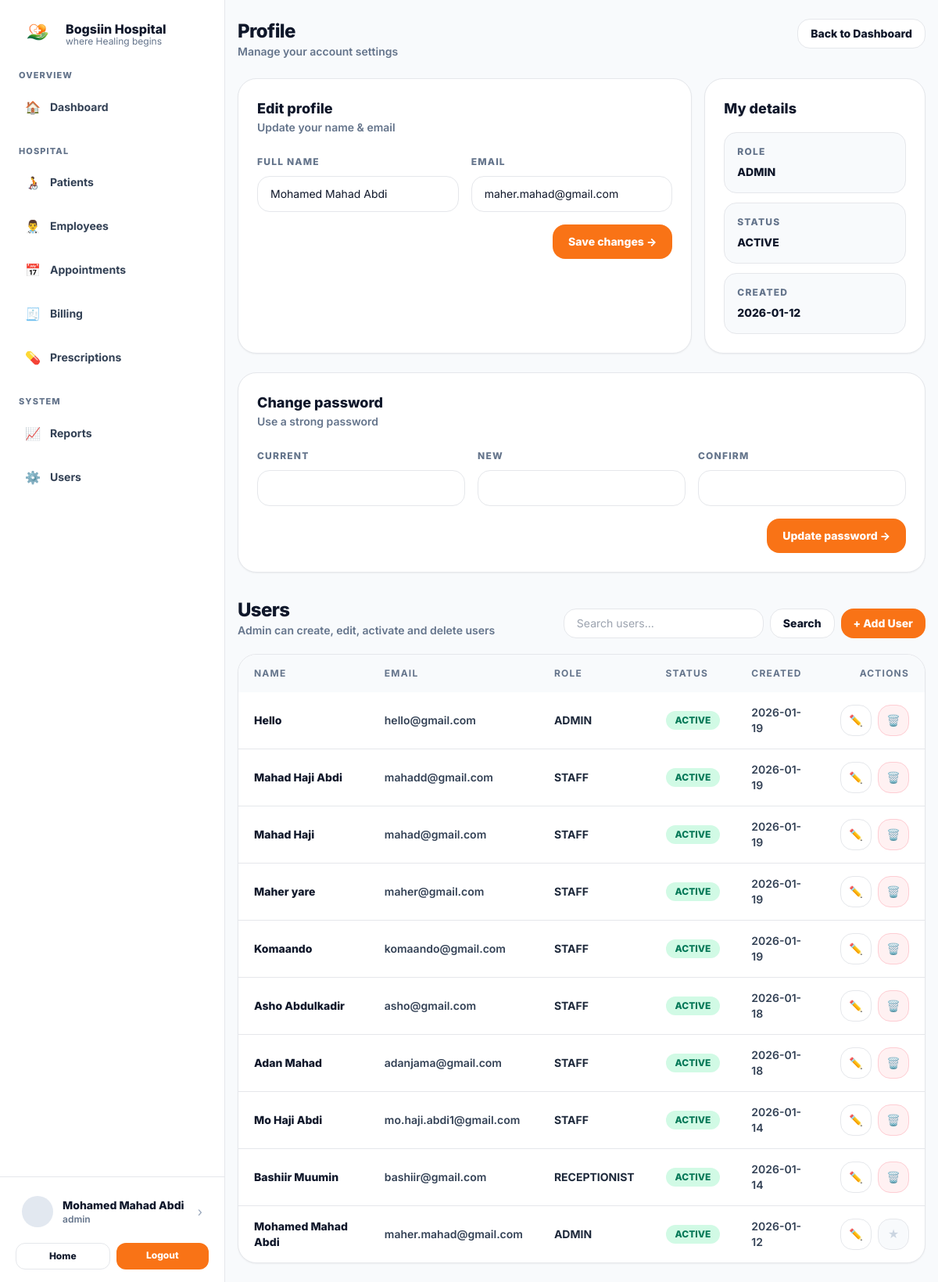
The app's page /profile.php (signed in) with its own data.
### tables this page shows
CREATE TABLE `users` (
  `id` int(11) NOT NULL,
  `full_name` varchar(120) NOT NULL,
  `email` varchar(160) NOT NULL,
  `password_hash` varchar(255) NOT NULL,
  `role` enum('ADMIN','RECEPTIONIST','STAFF') NOT NULL DEFAULT 'STAFF',
  `is_active` tinyint(1) NOT NULL DEFAULT 1,
  `created_at` timestamp NOT NULL DEFAULT current_timestamp()
);

### profile.php (the view, shortened to what this page needs)
<?php
require_once __DIR__ . "/includes/db.php";
function h($s){ return htmlspecialchars((string)$s, ENT_QUOTES, 'UTF-8'); }
$me = $_SESSION["user"];
$myId = (int)$me["id"];
$myRole = $me["role"] ?? "STAFF";
$stmt = $pdo->prepare("SELECT id, full_name, email, role, is_active, created_at FROM users WHERE id=? LIMIT 1");
$stmt->execute([$myId]);
$meDb = $stmt->fetch();
$adminUsers = [];
$uq = trim($_GET["uq"] ?? "");
if ($myRole === "ADMIN") {
  $w = "";
  $p = [];
  $stmt = $pdo->prepare("SELECT id, full_name, email, role, is_active, created_at FROM users $w ORDER BY created_at DESC LIMIT 300");
  $stmt->execute($p);
  $adminUsers = $stmt->fetchAll() ?: [];
}
include_once __DIR__ . "/includes/header.php";
?>
 <div class="min-h-screen bg-slate-50 md:pl-72">
<div class="md:flex min-h-screen">
  <?php include __DIR__ . "/includes/sidebar.php"; ?>
  <div class="flex-1">
    <div class="mx-auto max-w-6xl px-4 py-6">
      <div class="flex flex-col gap-4 md:flex-row md:items-start md:justify-between">
        <div>
          <div class="text-2xl font-extrabold tracking-tight">Profile</div>
          <div class="text-sm font-semibold text-slate-500">Manage your account settings</div>
        </div>
        <a href="/hospital/dashboard.php" class="rounded-2xl border bg-white px-4 py-2 text-sm font-extrabold hover:bg-slate-50">
          Back to Dashboard
        </a>
      </div>
      <section class="mt-6 grid gap-4 lg:grid-cols-3">
        <div class="lg:col-span-2 rounded-3xl border bg-white p-6 shadow-sm">
          <div class="font-extrabold text-lg">Edit profile</div>
          <div class="text-sm font-semibold text-slate-500">Update your name & email</div>
          <form method="POST" class="mt-5 grid gap-4">
            <div class="grid gap-4 md:grid-cols-2">
              <div>
                <label class="text-xs font-extrabold tracking-widest text-slate-500">FULL NAME</label>
                <input name="full_name" value="<?php echo h($meDb["full_name"]); ?>"
                  class="mt-2 w-full rounded-2xl border bg-white px-4 py-3 text-sm outline-none">
              </div>
              <div>
                <label class="text-xs font-extrabold tracking-widest text-slate-500">EMAIL</label>
                <input type="email" name="email" value="<?php echo h($meDb["email"]); ?>"
                  class="mt-2 w-full rounded-2xl border bg-white px-4 py-3 text-sm outline-none">
              </div>
            </div>
            <div class="flex justify-end">
              <button class="rounded-2xl bg-orange-500 px-5 py-3 text-sm font-extrabold text-white hover:bg-orange-600" type="submit">
                Save changes →
              </button>
            </div>
          </form>
        </div>
        <div class="rounded-3xl border bg-white p-6 shadow-sm">
          <div class="font-extrabold text-lg">My details</div>
          <div class="mt-4 space-y-3 text-sm">
            <div class="rounded-2xl border bg-slate-50 p-4">
              <div class="text-xs font-extrabold tracking-widest text-slate-500">ROLE</div>
              <div class="mt-2 font-extrabold text-slate-900"><?php echo h($meDb["role"]); ?></div>
            </div>
            <div class="rounded-2xl border bg-slate-50 p-4">
              <div class="text-xs font-extrabold tracking-widest text-slate-500">STATUS</div>
              <div class="mt-2 font-extrabold text-slate-900"><?php echo ((int)$meDb["is_active"]===1) ? "ACTIVE" : "DISABLED"; ?></div>
            </div>
            <div class="rounded-2xl border bg-slate-50 p-4">
              <div class="text-xs font-extrabold tracking-widest text-slate-500">CREATED</div>
              <div class="mt-2 font-extrabold text-slate-900"><?php echo h(date("Y-m-d", strtotime($meDb["created_at"]))); ?></div>
            </div>
          </div>
        </div>
      </section>
      <section class="mt-6 rounded-3xl border bg-white p-6 shadow-sm">
        <div class="font-extrabold text-lg">Change password</div>
        <div class="text-sm font-semibold text-slate-500">Use a strong password</div>
        <form method="POST" class="mt-5 grid gap-4 md:grid-cols-3">
          <div>
            <label class="text-xs font-extrabold tracking-widest text-slate-500">CURRENT</label>
            <input type="password" name="current_password"
              class="mt-2 w-full rounded-2xl border bg-white px-4 py-3 text-sm outline-none" />
          </div>
          <div>
            <label class="text-xs font-extrabold tracking-widest text-slate-500">NEW</label>
            <input type="password" name="new_password"
              class="mt-2 w-full rounded-2xl border bg-white px-4 py-3 text-sm outline-none" />
          </div>
          <div>
            <label class="text-xs font-extrabold tracking-widest text-slate-500">CONFIRM</label>
            <input type="password" name="confirm_password"
              class="mt-2 w-full rounded-2xl border bg-white px-4 py-3 text-sm outline-none" />
          </div>
          <div class="md:col-span-3 flex justify-end">
            <button class="rounded-2xl bg-orange-500 px-5 py-3 text-sm font-extrabold text-white hover:bg-orange-600" type="submit">
              Update password →
            </button>
          </div>
        </form>
      </section>
      <?php if ($myRole === "ADMIN"): ?>
        <section class="mt-8">
          <div class="flex flex-col gap-3 md:flex-row md:items-end md:justify-between">
            <div>
              <div class="text-2xl font-extrabold tracking-tight">Users</div>
              <div class="text-sm font-semibold text-slate-500">Admin can create, edit, activate and delete users</div>
            </div>
            <div class="flex gap-2">
              <form method="GET" class="flex gap-2">
                <input name="uq" value="<?php echo h($uq); ?>"
                  class="w-64 rounded-2xl border bg-white px-4 py-2 text-sm outline-none"
                  placeholder="Search users..." />
                <button class="rounded-2xl border bg-white px-4 py-2 text-sm font-extrabold hover:bg-slate-50" type="submit">
                  Search
                </button>
              </form>
              <button id="openUserModal"
                class="rounded-2xl bg-orange-500 px-4 py-2 text-sm font-extrabold text-white hover:bg-orange-600">
                + Add User
              </button>
            </div>
          </div>
          <div class="mt-5 rounded-3xl border bg-white shadow-sm overflow-hidden">
            <div class="overflow-x-auto">
              <table class="w-full text-left text-sm">
                <thead class="bg-slate-50 text-xs font-extrabold tracking-widest text-slate-500">
                  <tr>
                    <th class="px-5 py-4">NAME</th>
                    <th class="px-5 py-4">EMAIL</th>
                    <th class="px-5 py-4">ROLE</th>
                    <th class="px-5 py-4">STATUS</th>
                    <th class="px-5 py-4">CREATED</th>
                    <th class="px-5 py-4 text-right">ACTIONS</th>
                  </tr>
                </thead>
                <tbody class="divide-y">
                  <?php if (!$adminUsers): ?>
                    <tr><td colspan="6" class="px-5 py-10 text-center text-slate-500 font-semibold">No users found.</td></tr>
                  <?php else: ?>
                    <?php foreach ($adminUsers as $u): ?>
                      <?php
                        $badge = ((int)$u["is_active"]===1)
                          ? "bg-emerald-100 text-emerald-700"
                          : "bg-slate-100 text-slate-700";
                        $payload = base64_encode(json_encode($u));
                      ?>
                      <tr class="hover:bg-slate-50/60">
                        <td class="px-5 py-4 font-extrabold text-slate-900"><?php echo h($u["full_name"]); ?></td>
                        <td class="px-5 py-4 font-semibold text-slate-700"><?php echo h($u["email"]); ?></td>
                        <td class="px-5 py-4 font-bold text-slate-800"><?php echo h($u["role"]); ?></td>
                        <td class="px-5 py-4">
                          <span class="inline-flex rounded-full px-3 py-1 text-xs font-extrabold <?php echo $badge; ?>">
                            <?php echo ((int)$u["is_active"]===1) ? "ACTIVE" : "DISABLED"; ?>
                          </span>
                        </td>
                        <td class="px-5 py-4 font-semibold text-slate-700"><?php echo h(date("Y-m-d", strtotime($u["created_at"]))); ?></td>
                        <td class="px-5 py-4">
                          <div class="flex justify-end gap-2">
                            <button type="button"
                              class="grid h-10 w-10 place-items-center rounded-2xl border bg-white hover:bg-slate-50"
                              title="Edit"
                              data-u="<?php echo h($payload); ?>"
                              onclick="openUserEdit(this)">✏️</button>
                            <?php if ((int)$u["id"] !== $myId): ?>
                              <form method="POST" onsubmit="return confirm('Delete this user?');">
                                <button type="submit"
                                  class="grid h-10 w-10 place-items-center rounded-2xl border border-rose-200 bg-rose-50 hover:bg-rose-100"
                                  title="Delete">🗑️</button>
                              </form>
                            <?php else: ?>
                              <div class="grid h-10 w-10 place-items-center rounded-2xl border bg-slate-50 text-slate-300" title="You">
                                ★
                              </div>
                            <?php endif; ?>
                          </div>
                        </td>
                      </tr>
                    <?php endforeach; ?>
                  <?php endif; ?>
                </tbody>
              </table>
            </div>
          </div>
        </section>
      <?php endif; ?>
    </div>
  </div>
</div>

### includes/sidebar.php (shortened to what this page needs)
<?php
$u = $_SESSION["user"] ?? null;
$role = $u["role"] ?? "STAFF";
$activePath = parse_url($_SERVER["REQUEST_URI"], PHP_URL_PATH) ?? "";
function nav_active($path, $activePath) {
  return ($activePath === $path)
    ? "bg-orange-500 text-white shadow-sm"
    : "text-slate-700 hover:bg-slate-50";
}
function sidebar_links($role, $activePath) { ?>
  <nav class="flex-1 px-4 pb-4 overflow-y-auto">
    <div class="px-2 text-[11px] font-extrabold tracking-widest text-slate-500">OVERVIEW</div>
    <a href="/hospital/dashboard.php"
       class="mt-2 flex items-center gap-3 rounded-2xl px-4 py-3 text-sm font-bold <?php echo nav_active('/hospital/dashboard.php',$activePath); ?>">
      <span class="text-base">🏠</span> Dashboard
    </a>
    <div class="mt-6 px-2 text-[11px] font-extrabold tracking-widest text-slate-500">HOSPITAL</div>
    <a href="/hospital/patients/view.php"
       class="mt-2 flex items-center gap-3 rounded-2xl px-4 py-3 text-sm font-bold <?php echo nav_active('/hospital/patients/view.php',$activePath); ?>">
      <span class="text-base">🧑‍🦽</span> Patients
    </a>
    <a href="/hospital/employees/view.php"
       class="mt-2 flex items-center gap-3 rounded-2xl px-4 py-3 text-sm font-bold <?php echo nav_active('/hospital/employees/view.php',$activePath); ?>">
      <span class="text-base">👨‍⚕️</span> Employees
    </a>
    <a href="/hospital/appointments/view.php"
       class="mt-2 flex items-center gap-3 rounded-2xl px-4 py-3 text-sm font-bold <?php echo nav_active('/hospital/appointments/view.php',$activePath); ?>">
      <span class="text-base">📅</span> Appointments
    </a>
    <a href="/hospital/billing/view.php"
       class="mt-2 flex items-center gap-3 rounded-2xl px-4 py-3 text-sm font-bold <?php echo nav_active('/hospital/billing/view.php',$activePath); ?>">
      <span class="text-base">🧾</span> Billing
    </a>
    <a href="/hospital/prescriptions/view.php"
       class="mt-2 flex items-center gap-3 rounded-2xl px-4 py-3 text-sm font-bold <?php echo nav_active('/hospital/prescriptions/view.php',$activePath); ?>">
      <span class="text-base">💊</span> Prescriptions
    </a>
    <?php if ($role === "ADMIN"): ?>
      <div class="mt-6 px-2 text-[11px] font-extrabold tracking-widest text-slate-500">SYSTEM</div>
      <a href="/hospital/reports/view.php"
         class="mt-2 flex items-center gap-3 rounded-2xl px-4 py-3 text-sm font-bold <?php echo nav_active('/hospital/reports/view.php',$activePath); ?>">
        <span class="text-base">📈</span> Reports
      </a>
      <a href="/hospital/users/view.php"
         class="mt-2 flex items-center gap-3 rounded-2xl px-4 py-3 text-sm font-bold <?php echo nav_active('/hospital/users/view.php',$activePath); ?>">
        <span class="text-base">⚙️</span> Users
      </a>
    <?php endif; ?>
  </nav>
<?php } ?>
<?php
function sidebar_user_card($u, $role) { ?>
  <div class="border-t px-5 py-4">
    <a href="/hospital/profile.php"
       class="group flex items-center gap-3 rounded-2xl p-2 hover:bg-slate-50">
      <div class="h-10 w-10 rounded-full bg-slate-200 group-hover:bg-slate-300"></div>
      <div class="min-w-0">
        <div class="truncate text-sm font-extrabold text-slate-900 group-hover:underline">
          <?php echo htmlspecialchars($u["full_name"] ?? "User"); ?>
        </div>
        <div class="truncate text-xs font-semibold text-slate-500">
          <?php echo htmlspecialchars(strtolower($role)); ?>
        </div>
      </div>
      <div class="ml-auto text-slate-400 group-hover:text-slate-700">›</div>
    </a>
    <div class="mt-3 flex gap-2">
      <a href="/hospital/index.php"
         class="flex-1 rounded-xl border bg-white px-3 py-2 text-center text-xs font-extrabold hover:bg-slate-50">
        Home
      </a>
      <a href="/hospital/auth/logout.php"
         class="flex-1 rounded-xl bg-orange-500 px-3 py-2 text-center text-xs font-extrabold text-white hover:bg-orange-600">
        Logout
      </a>
    </div>
  </div>
<?php } ?>
<aside class="hidden md:flex md:w-72 md:flex-col md:border-r md:bg-white md:fixed md:top-0 md:left-0 md:h-screen md:z-40 md:overflow-auto">
  <div class="flex items-center gap-3 px-6 py-5">
    <img src="/hospital/assets/images/logo.png" alt="Bogsiin Hospital" class="h-12 w-12 object-contain rounded" />
    <div>
      <div class="font-extrabold leading-tight">Bogsiin Hospital</div>
      <div class="text-xs text-slate-500 -mt-0.5">where Healing begins</div>
    </div>
  </div>
  <?php sidebar_links($role, $activePath); ?>
  <?php sidebar_user_card($u, $role); ?>
</aside>

### includes/header.php (style rules this page uses)
body { font-family: Inter, system-ui, -apple-system, Segoe UI, Roboto, Arial, sans-serif; }

### records on screen
users: full_name "Mohamed Mahad Abdi", role "admin", email "maher.mahad@gmail.com", role "ADMIN", created_at "2026-01-12", is_active "ACTIVE"
users: full_name "Hello", email "hello@gmail.com", role "ADMIN", is_active "ACTIVE", created_at "2026-01-19"
users: full_name "Mahad Haji Abdi", email "mahadd@gmail.com", role "STAFF", is_active "ACTIVE", created_at "2026-01-19"
users: full_name "Mahad Haji", email "mahad@gmail.com", role "STAFF", is_active "ACTIVE", created_at "2026-01-19"
users: full_name "Maher yare", email "maher@gmail.com", role "STAFF", is_active "ACTIVE", created_at "2026-01-19"
users: full_name "Komaando", email "komaando@gmail.com", role "STAFF", is_active "ACTIVE", created_at "2026-01-19"
users: full_name "Asho Abdulkadir", email "asho@gmail.com", role "STAFF", is_active "ACTIVE", created_at "2026-01-18"
users: full_name "Adan Mahad", email "adanjama@gmail.com", role "STAFF", is_active "ACTIVE", created_at "2026-01-18"
users: full_name "Mo Haji Abdi", email "mo.haji.abdi1@gmail.com", role "STAFF", is_active "ACTIVE", created_at "2026-01-14"
users: full_name "Bashiir Muumin", email "bashiir@gmail.com", role "RECEPTIONIST", is_active "ACTIVE", created_at "2026-01-14"
